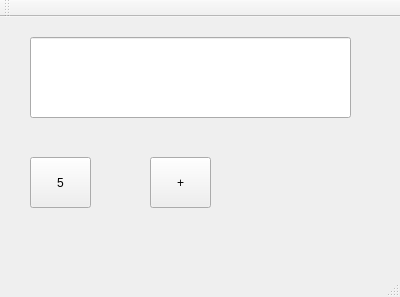
<?xml version="1.0" encoding="UTF-8"?>
<ui version="4.0">
 <class>MainWindow</class>
 <widget class="QMainWindow" name="MainWindow">
  <property name="geometry">
   <rect>
    <x>0</x>
    <y>0</y>
    <width>400</width>
    <height>297</height>
   </rect>
  </property>
  <property name="windowTitle">
   <string>MainWindow</string>
  </property>
  <widget class="QWidget" name="centralWidget">
   <widget class="QLineEdit" name="lineEdit">
    <property name="geometry">
     <rect>
      <x>30</x>
      <y>20</y>
      <width>321</width>
      <height>81</height>
     </rect>
    </property>
   </widget>
   <widget class="QPushButton" name="buttonFive">
    <property name="geometry">
     <rect>
      <x>30</x>
      <y>140</y>
      <width>61</width>
      <height>51</height>
     </rect>
    </property>
    <property name="text">
     <string>5</string>
    </property>
   </widget>
   <widget class="QPushButton" name="buttonPlus">
    <property name="geometry">
     <rect>
      <x>150</x>
      <y>140</y>
      <width>61</width>
      <height>51</height>
     </rect>
    </property>
    <property name="text">
     <string>+</string>
    </property>
   </widget>
  </widget>
  <widget class="QMenuBar" name="menuBar">
   <property name="geometry">
    <rect>
     <x>0</x>
     <y>0</y>
     <width>400</width>
     <height>21</height>
    </rect>
   </property>
  </widget>
  <widget class="QToolBar" name="mainToolBar">
   <attribute name="toolBarArea">
    <enum>TopToolBarArea</enum>
   </attribute>
   <attribute name="toolBarBreak">
    <bool>false</bool>
   </attribute>
  </widget>
  <widget class="QStatusBar" name="statusBar"/>
 </widget>
 <layoutdefault spacing="6" margin="11"/>
 <resources/>
 <connections/>
</ui>
